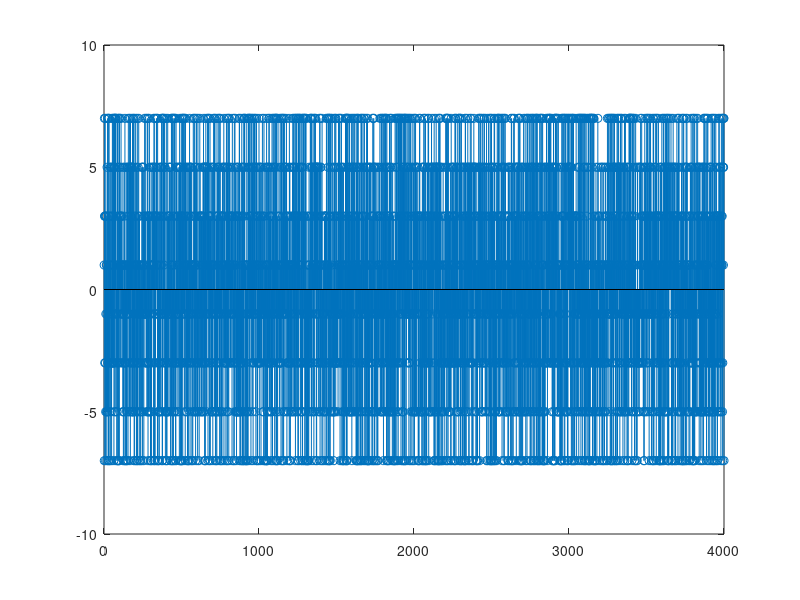
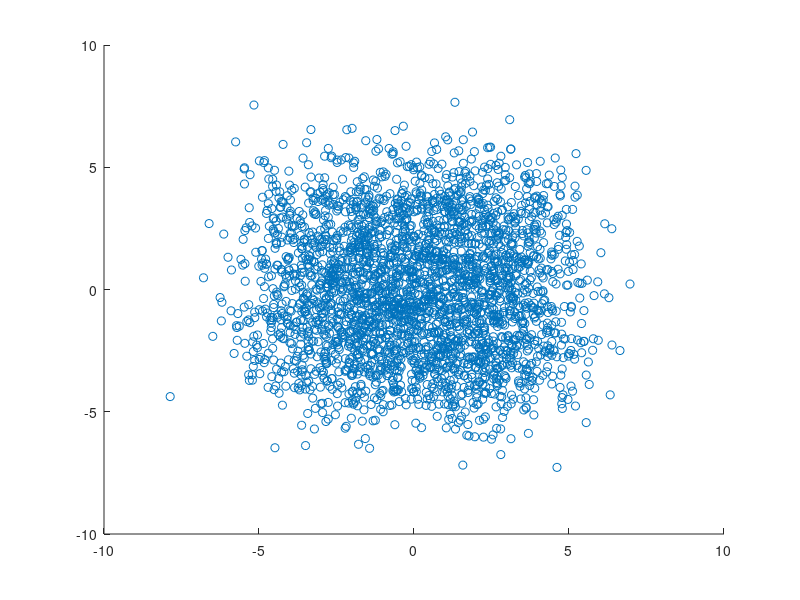

Source code (MATLAB) for these figures, in order:
clear all; clc; close all;
%% series
num_of_series = 12000;
m = (sign(randn(1,num_of_series))+1)/2;

%% PAM

PAM_R = 3 ; 
PAM_N = 2^PAM_R ;

PAM_desicion = [0:PAM_N-1]*2-(PAM_N-1);
PAM_SNR_dB = 10;
PAM_SNR = 10^(PAM_SNR_dB/10);
PAM_mo_power = mean(PAM_desicion.^2);

PAM_noise_power = PAM_mo_power/PAM_SNR;

PAM_m_modu = reshape(m,[PAM_R,length(m)/PAM_R])';
PAM_m_modu = (bin2dec(num2str(PAM_m_modu))'*2)-(PAM_N-1);

figure(1);
stem([1:length(PAM_m_modu)],PAM_m_modu);

PAM_m_ch = PAM_m_modu + randn(1,length(PAM_m_modu))*sqrt(PAM_noise_power) ;

% de
for a = 1:(num_of_series/PAM_R)
    aa(a) = find(abs(PAM_desicion - PAM_m_ch(a)) == min(abs(PAM_desicion - PAM_m_ch(a))))-1;
end

PAM_Error_Symbol = sum(1.*(PAM_m_modu ~= aa))/num_of_series;

% ASII code of '0' is 48
aa = zeros(length(m)/PAM_R,PAM_R) + dec2bin(aa) -48;

PAM_m_demod = reshape(aa',[num_of_series,1])';

PAM_Error_Bit = sum(abs(PAM_m_demod-m))/num_of_series;


% certification
PAM_SNR_test = log10(mean(PAM_m_modu.^2)/mean((randn(1,length(PAM_m_modu))*sqrt(PAM_noise_power)).^2))*10;

%% QAM
N_of_QAM = 16;
layout = [2 2];

QAM_desicion_I = [0:2^layout(2)-1]*2-(2^layout(2)-1);
QAM_desicion_Q = [0:2^layout(1)-1]*2-(2^layout(1)-1);
QAM_graycode_I = [[0 0] ; [0 1] ; [1 1] ; [1 0]];
QAM_graycode_Q = [[0 0] ; [0 1] ; [1 1] ; [1 0]];

QAM_SNR_dB = 10;
QAM_SNR = 10^(QAM_SNR_dB/10);

%%%%%
QAM_mo_power = 0;
for k = 1:layout(1)
    for q = 1:layout(2)
        QAM_mo_power = QAM_mo_power + QAM_desicion_I(k)^2 + QAM_desicion_Q(q^2) ;
    end
end

QAM_noise_power = QAM_mo_power/QAM_SNR;

QAM_R = log2(N_of_QAM);
QAM_div_by_R = reshape(m,[QAM_R,length(m)/QAM_R])';

% 00->-3 01->-1 11-> 1 10-> 3
QAM_m_I_phase_bin = QAM_div_by_R(:,[1:layout(2)]);
QAM_m_Q_phase_bin = QAM_div_by_R(:,[layout(2)+1:QAM_R]);

% mo
for b = 1:(num_of_series/QAM_R)
    I_desi = QAM_graycode_I - QAM_m_I_phase_bin(b,:);
    Q_desi = QAM_graycode_Q - QAM_m_Q_phase_bin(b,:);
    I = abs(I_desi(:,1))+abs(I_desi(:,2));
    Q = abs(Q_desi(:,1))+abs(Q_desi(:,2));
    m_I_phase_Amp(b) = (find(I' == 0)-1)*2-(2^layout(2)-1); 
    m_Q_phase_Amp(b) = (find(Q' == 0)-1)*2-(2^layout(1)-1);
end

QAM_m_I_phase_ch = m_I_phase_Amp + randn(1,length(m_I_phase_Amp))*sqrt(QAM_noise_power) ;
QAM_m_Q_phase_ch = m_Q_phase_Amp + randn(1,length(m_Q_phase_Amp))*sqrt(QAM_noise_power) ;

QAM_m_I_phase_demo = zeros(length(m)/QAM_R ,layout(2));
QAM_m_Q_phase_demo = zeros(length(m)/QAM_R ,layout(1));

% de
for b = 1:(num_of_series/QAM_R)
    bb_I(b) = find(abs(QAM_desicion_I - QAM_m_I_phase_ch(b)) == min(abs(QAM_desicion_I - QAM_m_I_phase_ch(b))))-1;
    QAM_m_I_phase_demo(b,:) = QAM_graycode_I(bb_I(b)+1,:);
    bb_Q(b) = find(abs(QAM_desicion_Q - QAM_m_Q_phase_ch(b)) == min(abs(QAM_desicion_Q - QAM_m_Q_phase_ch(b))))-1;
    QAM_m_Q_phase_demo(b,:) = QAM_graycode_Q(bb_Q(b)+1,:);
end
QAM_count = sum(([QAM_m_I_phase_demo QAM_m_Q_phase_demo]-[QAM_m_I_phase_bin QAM_m_Q_phase_bin])');
QAM_Error_Symbol = 1-sum(1.*(QAM_count == 0))/(num_of_series/QAM_R);

QAM_m_demo = [QAM_m_I_phase_demo QAM_m_Q_phase_demo];
QAM_m_demo = reshape(QAM_m_demo',[1,length(m)]);



figure(2);
scatter(QAM_m_I_phase_ch,QAM_m_Q_phase_ch);

QAM_Error_Bit = sum(abs(QAM_m_demo-m))/num_of_series;

% certification
QAM_test_SNR = log10(mean(m_I_phase_Amp.^2+m_Q_phase_Amp.^2)/mean((randn(1,length(PAM_m_modu))*sqrt(QAM_noise_power)).^2)*2)*10;

